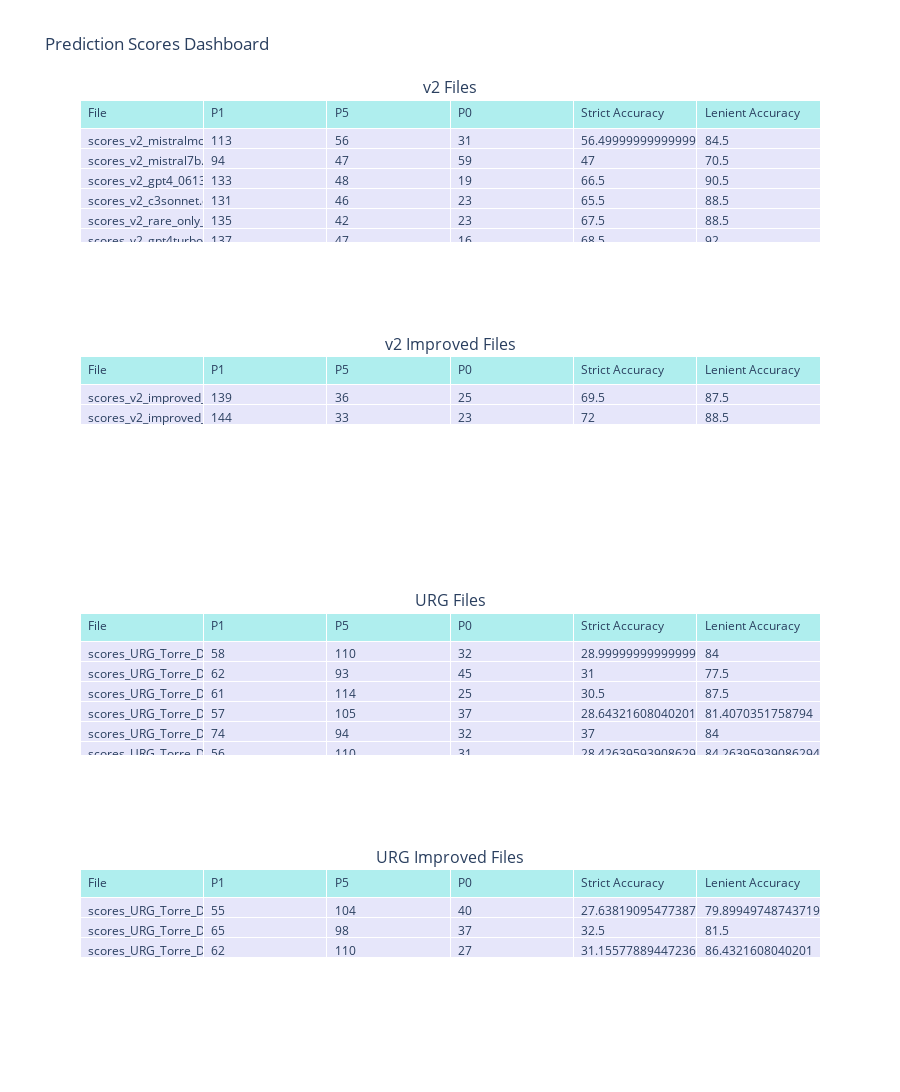

The code cell stored with this chart in its notebook:
### Markdown cell above
### In the next cell, the difference is that we also discriminate between improved and non-improved prompts
### We create lists to store the data for each file group

### We then repeat as in the previous cell, but showing the graphs for the improved prompts

# ----------

### En la siguiente celda, la diferencia es que discriminamos entre prompts mejorados y no mejorados
### Creamos listas para almacenar los datos de cada grupo de archivos

### Repetimos lo anterior, pero mostrando los gráficos para los prompts mejorados

### Code cell
# Create lists to store the data for each file group
data_v2 = []
data_v2_improved = []
data_URG = []
data_URG_improved = []

# Process files_v2 and store the data
for file in files_v2:
    df = pd.read_csv(f'{path}/{file}')
    count_p1, count_p5, count_p0, strict_accuracy, lenient_accuracy = get_stats_for_df(df)
    if 'improved' in file:
        data_v2_improved.append([file, count_p1, count_p5, count_p0, strict_accuracy, lenient_accuracy])
    else:
        data_v2.append([file, count_p1, count_p5, count_p0, strict_accuracy, lenient_accuracy])

# Process files_URG and store the data
for file in files_URG:
    df = pd.read_csv(f'{path}/{file}')
    count_p1, count_p5, count_p0, strict_accuracy, lenient_accuracy = get_stats_for_df(df)
    if 'improved' in file:
        data_URG_improved.append([file, count_p1, count_p5, count_p0, strict_accuracy, lenient_accuracy])
    else:
        data_URG.append([file, count_p1, count_p5, count_p0, strict_accuracy, lenient_accuracy])

# Create DataFrames for each file group
df_v2 = pd.DataFrame(data_v2, columns=['File', 'P1', 'P5', 'P0', 'Strict Accuracy', 'Lenient Accuracy'])
df_v2_improved = pd.DataFrame(data_v2_improved, columns=['File', 'P1', 'P5', 'P0', 'Strict Accuracy', 'Lenient Accuracy'])
df_URG = pd.DataFrame(data_URG, columns=['File', 'P1', 'P5', 'P0', 'Strict Accuracy', 'Lenient Accuracy'])
df_URG_improved = pd.DataFrame(data_URG_improved, columns=['File', 'P1', 'P5', 'P0', 'Strict Accuracy', 'Lenient Accuracy'])

# Create subplots with 4 rows and 1 column, specifying subplot type as 'domain'
fig = make_subplots(rows=4, cols=1, subplot_titles=('v2 Files', 'v2 Improved Files', 'URG Files', 'URG Improved Files'),
                    specs=[[{'type': 'domain'}], [{'type': 'domain'}], [{'type': 'domain'}], [{'type': 'domain'}]])

# Add the tables to the respective subplots
fig.add_trace(go.Table(
    header=dict(values=list(df_v2.columns), fill_color='paleturquoise', align='left'),
    cells=dict(values=[df_v2.File, df_v2.P1, df_v2.P5, df_v2.P0, df_v2['Strict Accuracy'], df_v2['Lenient Accuracy']],
               fill_color='lavender', align='left')
), row=1, col=1)

fig.add_trace(go.Table(
    header=dict(values=list(df_v2_improved.columns), fill_color='paleturquoise', align='left'),
    cells=dict(values=[df_v2_improved.File, df_v2_improved.P1, df_v2_improved.P5, df_v2_improved.P0, df_v2_improved['Strict Accuracy'], df_v2_improved['Lenient Accuracy']],
               fill_color='lavender', align='left')
), row=2, col=1)

fig.add_trace(go.Table(
    header=dict(values=list(df_URG.columns), fill_color='paleturquoise', align='left'),
    cells=dict(values=[df_URG.File, df_URG.P1, df_URG.P5, df_URG.P0, df_URG['Strict Accuracy'], df_URG['Lenient Accuracy']],
               fill_color='lavender', align='left')
), row=3, col=1)

fig.add_trace(go.Table(
    header=dict(values=list(df_URG_improved.columns), fill_color='paleturquoise', align='left'),
    cells=dict(values=[df_URG_improved.File, df_URG_improved.P1, df_URG_improved.P5, df_URG_improved.P0, df_URG_improved['Strict Accuracy'], df_URG_improved['Lenient Accuracy']],
               fill_color='lavender', align='left')
), row=4, col=1)

# Update the layout
fig.update_layout(
    title='Prediction Scores Dashboard',
    height=1200
)

# Display the dashboard
fig.show()

### Figure 1 — Plotly figure (JSON) as saved in the notebook; plotly's stock layout.template omitted (floating-point values rounded to 4 significant figures)
{"data": [{"cells": {"align": "left", "fill": {"color": "lavender"}, "values": [["scores_v2_mistralmoe.csv", "scores_v2_mistral7b.csv", "scores_v2_gpt4_0613.csv", "scores_v2_c3sonnet.csv", "scores_v2_rare_only_prompt_gpt4_0613.csv", "scores_v2_gpt4turbo1106.csv"], [113, 94, 133, 131, 135, 137], [56, 47, 48, 46, 42, 47], [31, 59, 19, 23, 23, 16], [56.5, 47, 66.5, 65.5, 67.5, 68.5], [84.5, 70.5, 90.5, 88.5, 88.5, 92]]}, "domain": {"x": [0, 1], "y": [0.8438, 1]}, "header": {"align": "left", "fill": {"color": "paleturquoise"}, "values": ["File", "P1", "P5", "P0", "Strict Accuracy", "Lenient Accuracy"]}, "type": "table"}, {"cells": {"align": "left", "fill": {"color": "lavender"}, "values": [["scores_v2_improved_c3sonnet.csv", "scores_v2_improved_gpt4_0613.csv"], [139, 144], [36, 33], [25, 23], [69.5, 72], [87.5, 88.5]]}, "domain": {"x": [0, 1], "y": [0.5625, 0.7188]}, "header": {"align": "left", "fill": {"color": "paleturquoise"}, "values": ["File", "P1", "P5", "P0", "Strict Accuracy", "Lenient Accuracy"]}, "type": "table"}, {"cells": {"align": "left", "fill": {"color": "lavender"}, "values": [["scores_URG_Torre_Dic_200_gpt4turbo0409.csv", "scores_URG_Torre_Dic_200_mistralmoe.csv", "scores_URG_Torre_Dic_200_c3sonnet.csv", "scores_URG_Torre_Dic_200_gpt4_0613.csv", "scores_URG_Torre_Dic_200_gpt4turbo1106.csv", "scores_URG_Torre_Dic_200_geminipro15.csv", "scores_URG_Torre_Dic_200_c3opus.csv"], [70, 62, 61, 57, 74, 56, 58], [101, 93, 114, 105, 94, 110, 110], [29, 45, 25, 37, 32, 31, 32], [35, 31, 30.5, 28.64, 37, 28.43, 29.0], [85.5, 77.5, 87.5, 81.41, 84, 84.26, 84]]}, "domain": {"x": [0, 1], "y": [0.2812, 0.4375]}, "header": {"align": "left", "fill": {"color": "paleturquoise"}, "values": ["File", "P1", "P5", "P0", "Strict Accuracy", "Lenient Accuracy"]}, "type": "table"}, {"cells": {"align": "left", "fill": {"color": "lavender"}, "values": [["scores_URG_Torre_Dic_200_improved_c3opus.csv", "scores_URG_Torre_Dic_200_improved_gpt4_0613.csv", "scores_URG_Torre_Dic_200_improved_c3sonnet.csv"], [55, 65, 62], [104, 98, 110], [40, 37, 27], [27.64, 32.5, 31.16], [79.9, 81.5, 86.43]]}, "domain": {"x": [0, 1], "y": [0, 0.1562]}, "header": {"align": "left", "fill": {"color": "paleturquoise"}, "values": ["File", "P1", "P5", "P0", "Strict Accuracy", "Lenient Accuracy"]}, "type": "table"}], "layout": {"annotations": [{"font": {"size": 16}, "showarrow": false, "text": "v2 Files", "x": 0.5, "xanchor": "center", "xref": "paper", "y": 1, "yanchor": "bottom", "yref": "paper"}, {"font": {"size": 16}, "showarrow": false, "text": "v2 Improved Files", "x": 0.5, "xanchor": "center", "xref": "paper", "y": 0.7188, "yanchor": "bottom", "yref": "paper"}, {"font": {"size": 16}, "showarrow": false, "text": "URG Files", "x": 0.5, "xanchor": "center", "xref": "paper", "y": 0.4375, "yanchor": "bottom", "yref": "paper"}, {"font": {"size": 16}, "showarrow": false, "text": "URG Improved Files", "x": 0.5, "xanchor": "center", "xref": "paper", "y": 0.1562, "yanchor": "bottom", "yref": "paper"}], "height": 1200, "title": {"text": "Prediction Scores Dashboard"}}}
